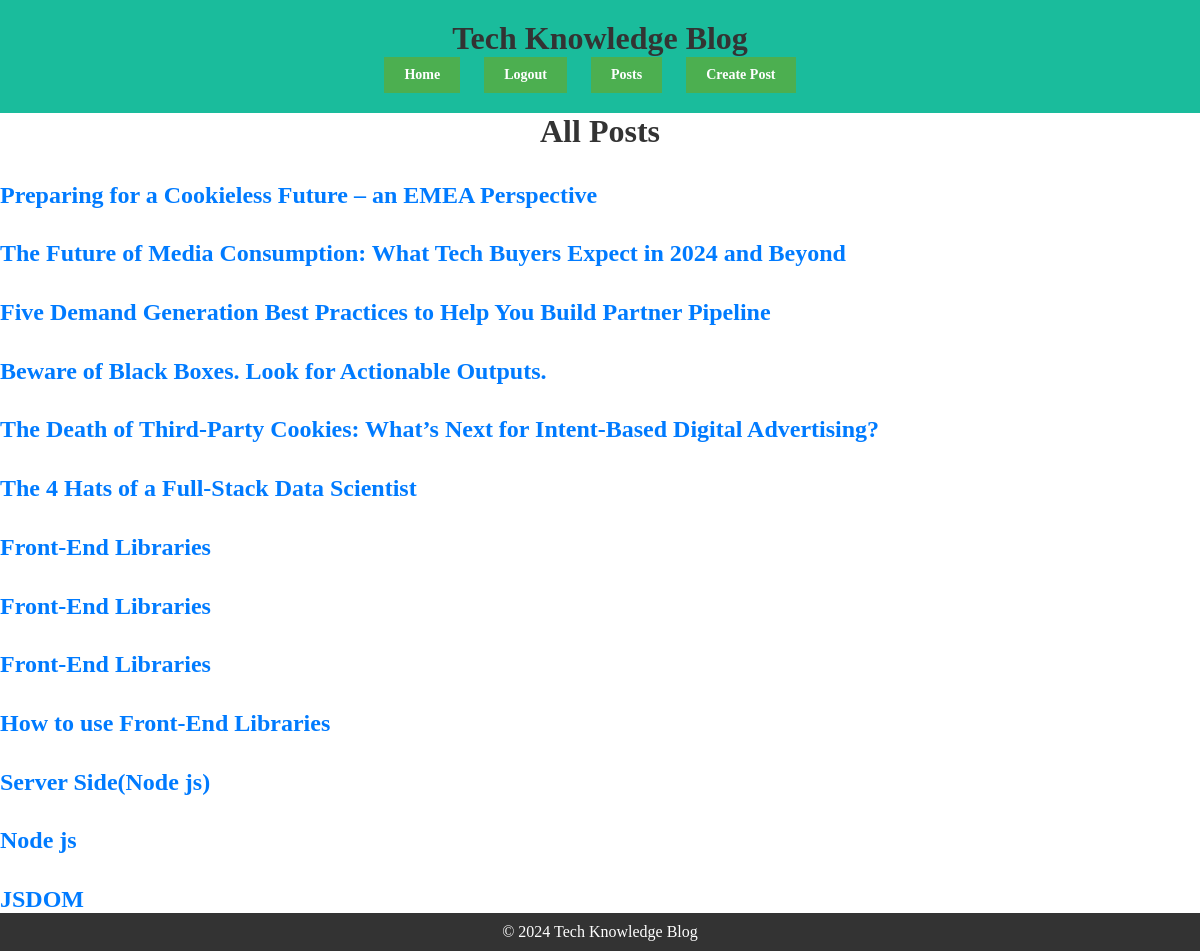
The app's page /blog/posts/ (signed in) with its own data.
### blog/models.py (models this page shows, shortened)
class Post(models.Model):
    title = models.CharField(max_length=200)
    content = models.TextField()
    author = models.ForeignKey(User, on_delete=models.CASCADE)
    pub_date = models.DateTimeField(auto_now_add=True)

### blog/views.py (the view)
# urls.py: path('blog/posts/', views.posts, name='posts'),
def posts(request):
    posts = Post.objects.all()
    return render(request, 'blog/posts.html', {'posts': posts})

### blog/templates/blog/posts.html
{% extends 'base.html' %}
{% block content %}
    <h1>All Posts</h1>
    {% for post in posts %}
        <div class="post">
            <h2><a href="{% url 'post_detail' post.id %}">{{ post.title }}</a></h2>
        </div>
    {% empty %}
        <p>No posts available.</p>
    {% endfor %}
{% endblock %}

### static/css/styles.css (style rules this page uses)
body, html { overflow-x: hidden; }
* { margin: 0; padding: 0; box-sizing: border-box; }
body, main { min-height: 100vh; display: flex; flex-direction: column; justify-content: space-between; }
h1, h2, h3, h4, h5, h6, p { margin: 0; }
h1 { text-align: center; color: #333; }
a { color: #007bff; text-decoration: none; }

### records on screen
Post: title "Preparing for a Cookieless Future – an EMEA Perspective"
Post: title "The Future of Media Consumption: What Tech Buyers Expect in 2024 and Beyond"
Post: title "Five Demand Generation Best Practices to Help You Build Partner Pipeline"
Post: title "Beware of Black Boxes. Look for Actionable Outputs."
Post: title "The Death of Third-Party Cookies: What’s Next for Intent-Based Digital Advertising?"
Post: title "The 4 Hats of a Full-Stack Data Scientist"
Post: title "Front-End Libraries"
Post: title "Front-End Libraries"
Post: title "Front-End Libraries"
Post: title "How to use Front-End Libraries"
Post: title "Server Side(Node js)"
Post: title "Node js"
Post: title "JSDOM"
